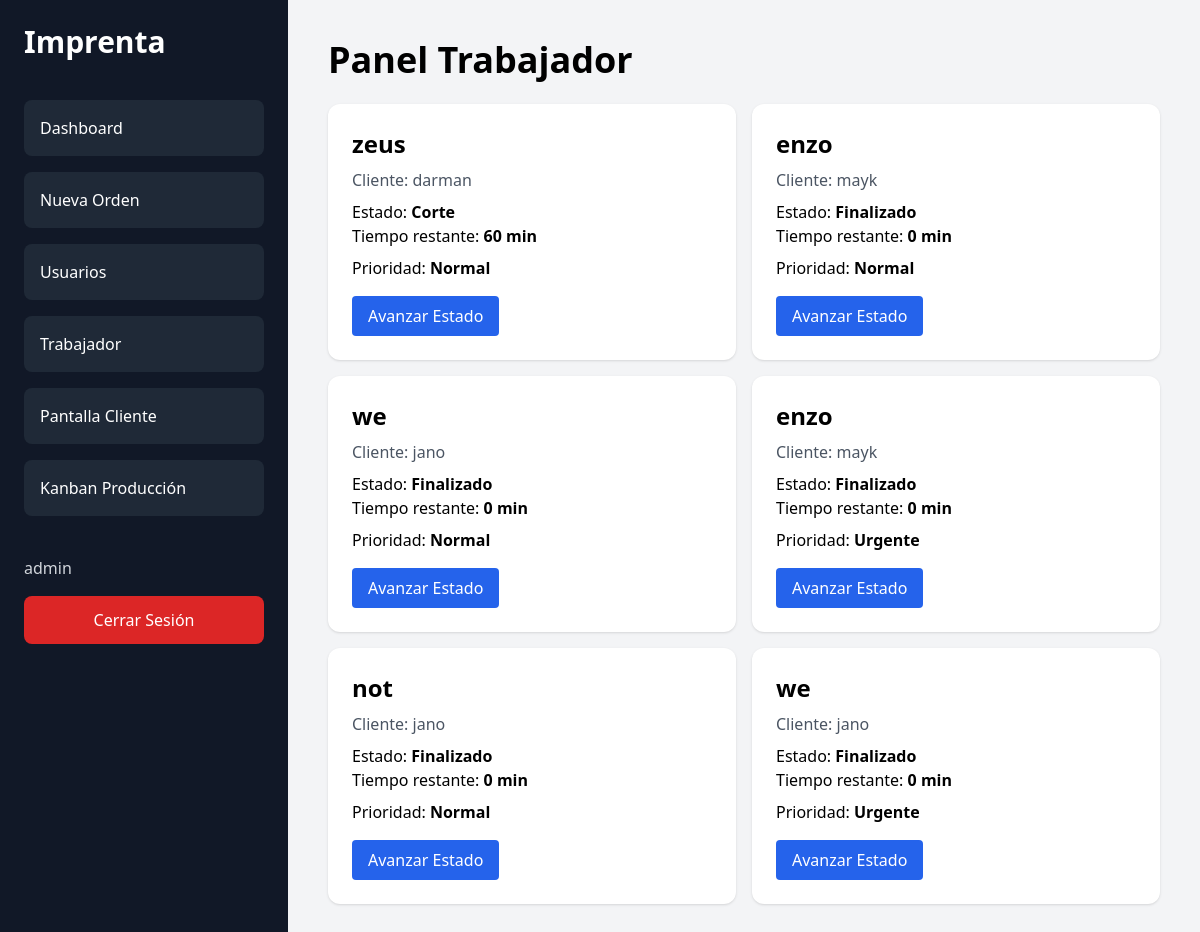
Screenshot of /trabajador/ (signed in) with the database file from the repository.
### menu/models.py (models this page shows, shortened)
class OrdenTrabajo(models.Model):
    ESTADOS = [
        ('revision', 'Revisión'),
        ('recepcion', 'Recepción'),
        ('diseno', 'Diseño'),
        ('corte', 'Corte'),
        ('finalizado', 'Finalizado'),
        ('entregado', 'Entregado'),
    ]
    PRIORIDADES = [
        ('normal', 'Normal'),
        ('urgente', 'Urgente'),
    ]
    empresa = models.CharField(max_length=200)
    cliente = models.CharField(max_length=200)
    telefono = models.CharField(max_length=20, blank=True, null=True)
    descripcion = models.TextField()
    estado = models.CharField(
        max_length=20,
        choices=ESTADOS,
        default='revision'
    )
    prioridad = models.CharField(
        max_length=20,
        choices=PRIORIDADES,
        default='normal'
    )
    precio = models.DecimalField(
        max_digits=10,
        decimal_places=2,
        default=0
    )
    adelanto = models.DecimalField(
        max_digits=10,
        decimal_places=2,
        default=0
    )
    tiempo_estimado = models.IntegerField(
        help_text="Tiempo en minutos"
    )
    fecha_creacion = models.DateTimeField(auto_now_add=True)
    fecha_inicio = models.DateTimeField(
        blank=True,
        null=True
    )
    fecha_finalizacion = models.DateTimeField(
        blank=True,
        null=True
    )
    trabajador = models.ForeignKey(
        User,
        on_delete=models.SET_NULL,
        null=True,
        blank=True
    )
    observaciones = models.TextField(
        blank=True,
        null=True
    )
    alarma_activada = models.BooleanField(default=False)
    class Meta:
        ordering = ['-fecha_creacion']
    @property
    def tiempo_restante(self):
        if self.fecha_inicio:
            tiempo_transcurrido = timezone.now() - self.fecha_inicio
            minutos_transcurridos = tiempo_transcurrido.total_seconds() / 60
            restante = self.tiempo_estimado - minutos_transcurridos
            return max(0, int(restante))
        return self.tiempo_estimado

### menu/decorators.py (the view)
    def wrapper(request, *args, **kwargs):
        if (
            request.user.groups.filter(
                name='Trabajador'
            ).exists()
            or
            request.user.groups.filter(
                name='Administrador'
            ).exists()
        ):
            return view_func(
                request,
                *args,
                **kwargs
            )
        return redirect('login')

### menu/views.py (called while the page is built)
@login_required
@solo_trabajador
def dashboard_trabajador(request):
    ordenes = OrdenTrabajo.objects.all()
    context = {
        'ordenes': ordenes
    }
    return render(
        request,
        'menu/trabajador_dashboard.html',
        context
    )

### menu/templates/menu/trabajador_dashboard.html
{% extends 'menu/base.html' %}
{% block content %}
<h1 class="text-4xl font-bold mb-6">
    Panel Trabajador
</h1>
<div class="grid grid-cols-1 md:grid-cols-2 gap-4">
    {% for orden in ordenes %}
        <div class="bg-white p-6 rounded-xl shadow">
            <h2 class="text-2xl font-bold">
                {{ orden.empresa }}
            </h2>
            <p class="mt-2 text-gray-600">
                Cliente: {{ orden.cliente }}
            </p>
            <p class="mt-2">
                Estado:
                <strong>{{ orden.get_estado_display }}</strong>
            </p>
            <p>
                Tiempo restante:
                <strong>{{ orden.tiempo_restante }} min</strong>
            </p>
            <p class="mt-2">
                Prioridad:
                <strong>{{ orden.get_prioridad_display }}</strong>
            </p>
            <a
                href="{% url 'cambiar_estado' orden.id %}"
                class="bg-blue-600 text-white px-4 py-2 rounded inline-block mt-4"
            >
                Avanzar Estado
            </a>
        </div>
    {% empty %}
        <div class="col-span-full bg-white p-6 rounded-xl shadow text-center text-gray-500">
            No existen órdenes asignadas.
        </div>
    {% endfor %}
</div>
{% endblock %}

### menu/templates/menu/base.html (shortened to what this page needs)
{% load static %}
<!DOCTYPE html>
<html lang="es">
<head>
    <script src="https://cdn.tailwindcss.com"></script>
    <link
        href="https://cdnjs.cloudflare.com/ajax/libs/flowbite/2.5.1/flowbite.min.css"
        rel="stylesheet"
    />
</head>
<body class="bg-gray-100">
    {% if request.path != '/cliente/' %}
    <div class="flex min-h-screen">
        <aside class="w-72 bg-gray-900 text-white p-6">
            <h1 class="text-3xl font-bold mb-10">
                Imprenta
            </h1>
            <nav class="space-y-4">
                {% if request.user.groups.all %}
                    {% for grupo in request.user.groups.all %}
                        {% if grupo.name == 'Administrador' %}
                            <a href="{% url 'dashboard_admin' %}"
                            class="block bg-gray-800 hover:bg-gray-700 p-4 rounded-lg">
                                Dashboard
                            </a>
                            <a href="{% url 'crear_orden' %}"
                            class="block bg-gray-800 hover:bg-gray-700 p-4 rounded-lg">
                                Nueva Orden
                            </a>
                            <a href="{% url 'lista_usuarios' %}"
                            class="block bg-gray-800 hover:bg-gray-700 p-4 rounded-lg">
                                Usuarios
                            </a>
                            <a href="{% url 'dashboard_trabajador' %}"
                            class="block bg-gray-800 hover:bg-gray-700 p-4 rounded-lg">
                                Trabajador
                            </a>
                            <a href="{% url 'dashboard_cliente' %}"
                            class="block bg-gray-800 hover:bg-gray-700 p-4 rounded-lg">
                                Pantalla Cliente
                            </a>
                            <a href="{% url 'kanban' %}"
                            class="block bg-gray-800 hover:bg-gray-700 p-4 rounded-lg">
                                Kanban Producción
                            </a>
                        {% endif %}
                    {% endfor %}
                {% endif %}
            </nav>
            <div class="mt-10">
                {% if user.is_authenticated %}
                <p class="mb-4 text-gray-300">
                    {{ user.username }}
                </p>
                <form
                    method="POST"
                    action="{% url 'logout' %}"
                >
                    <button
                        type="submit"
                        class="w-full bg-red-600 hover:bg-red-700 p-3 rounded-lg"
                    >
                        Cerrar Sesión
                    </button>
                </form>
                {% endif %}
            </div>
        </aside>
        <main class="flex-1 p-10">
            {% block content %}
            {% endblock %}
        </main>
    </div>
    {% else %}
        {% block cliente_content %}
        {% endblock %}
    {% endif %}
</body>
</html>

### rows the page displays
OrdenTrabajo: empresa "zeus", cliente "darman", estado "Corte", tiempo_restante "60", prioridad "Normal"
OrdenTrabajo: empresa "enzo", cliente "mayk", estado "Finalizado", tiempo_restante "0", prioridad "Normal"
OrdenTrabajo: empresa "we", cliente "jano", estado "Finalizado", tiempo_restante "0", prioridad "Normal"
OrdenTrabajo: empresa "enzo", cliente "mayk", estado "Finalizado", tiempo_restante "0", prioridad "Urgente"
OrdenTrabajo: empresa "not", cliente "jano", estado "Finalizado", tiempo_restante "0", prioridad "Normal"
OrdenTrabajo: empresa "we", cliente "jano", estado "Finalizado", tiempo_restante "0", prioridad "Urgente"

### other values shown
{{ user.username }} "admin"
